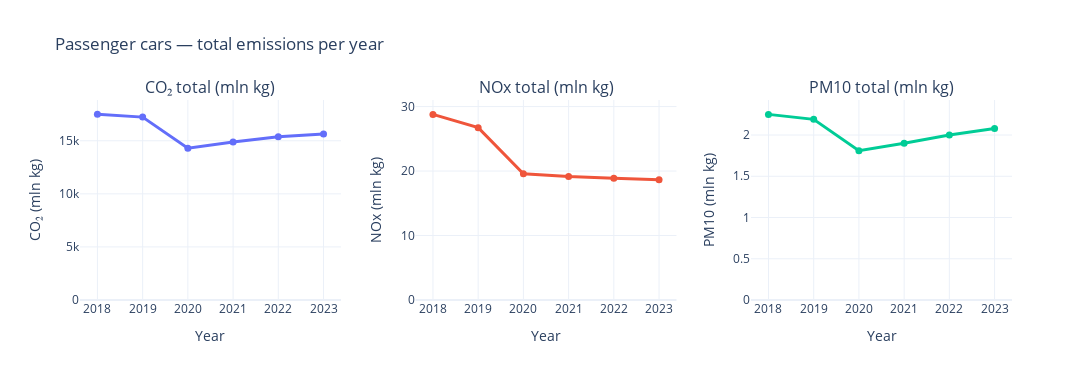
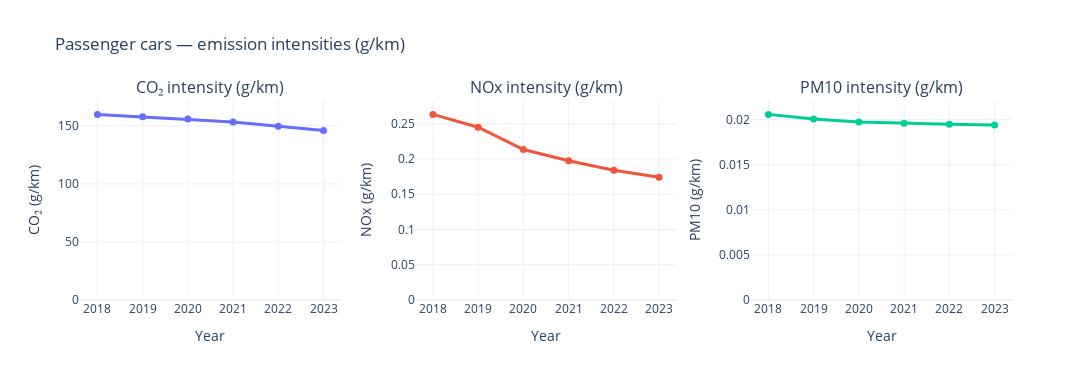

Write notebook code for charts like these, in order.
### Code cell
# =====================================================
# Sub-question 1: How do CO₂, NOx, and PM10 totals and intensities (g/km) for passenger cars evolve over 2018–2023?  
# =====================================================

# Finds the first column name in the DataFrame that starts with the given string
def find_col(df, startswith):
    for c in df.columns:
        if str(c).startswith(startswith):
            return c
    return None 

# Read the emissions and kilometers CSVs
df_e = pd.read_csv(path_emissies, sep=';', encoding='utf-8-sig', quotechar='"', decimal=',')
df_km = pd.read_csv(path_km,       sep=';', encoding='utf-8-sig', quotechar='"', decimal=',')


# Identifies the relevant emission columns
co2_col  = find_col(df_e, "Emissies/Kooldioxide (CO2)")
nox_col  = find_col(df_e, "Emissies/Stikstofoxiden (NOx)")
pm10_col = find_col(df_e, "Emissies/PM10 Totaal")

# Keeps only passenger cars ("Personenauto's") and extracts the year from the 'Perioden' column
d_e = df_e[df_e['Voertuigtype'] == "Personenauto's"].copy()
d_e['Jaar'] = d_e['Perioden'].astype(str).str.extract(r'(\d{4})').astype(int)

# Limit to the years 2018–2023
d_e = d_e[(d_e['Jaar'] >= 2018) & (d_e['Jaar'] <= 2023)]


d_e = d_e[['Jaar', co2_col, nox_col, pm10_col]].rename(columns={
    co2_col:  'CO2_mlnkg',
    nox_col:  'NOx_mlnkg',
    pm10_col: 'PM10_mlnkg'
}).sort_values('Jaar')

km_total_col = find_col(df_km, "Kilometers in Nederland/Totaal kilometers in Nederland")

# Keeps only passenger cars and extracts year
d_km = df_km[df_km['Voertuigtypes'] == 'Personenauto'].copy()
d_km['Jaar'] = d_km['Perioden'].astype(str).str.extract(r'(\d{4})').astype(int)

# Keeps year and total kilometers, renames for clarity
d_km = d_km[['Jaar', km_total_col]].rename(columns={km_total_col: 'km_mln'}).sort_values('Jaar')

# Merges emissions and kilometers on year
df = d_e.merge(d_km, on='Jaar', how='inner')

# Calculates emission intensities in grams per kilometer
df['CO2_g_per_km']  = (df['CO2_mlnkg']  * 1000) / df['km_mln']
df['NOx_g_per_km']  = (df['NOx_mlnkg']  * 1000) / df['km_mln']
df['PM10_g_per_km'] = (df['PM10_mlnkg'] * 1000) / df['km_mln']

# Displays summary table
print("\nTable: kilometers (mln km), totals (mln kg), and intensities (g/km)")
print(df[['Jaar', 'km_mln', 'CO2_mlnkg', 'NOx_mlnkg', 'PM10_mlnkg',
          'CO2_g_per_km', 'NOx_g_per_km', 'PM10_g_per_km']].to_string(index=False))

# Generates three side-by-side line plots for given y-variables
def three_line_subplots(dataframe, x_col, y_cols, titles, ylabels, main_title):
    x_vals = dataframe[x_col].astype(str)
    fig = make_subplots(rows=1, cols=3, subplot_titles=titles, horizontal_spacing=0.08)
    for i, (y, ylabel) in enumerate(zip(y_cols, ylabels), start=1):
        fig.add_trace(
            go.Scatter(
                x=x_vals, y=dataframe[y],
                mode="lines+markers",
                marker=dict(size=7),
                line=dict(width=3),
                hovertemplate="Jaar: %{x}<br>" + f"{ylabel}: " + "%{y:.3f}<extra></extra>"
            ),
            row=1, col=i
        )
        fig.update_xaxes(title_text="Year", row=1, col=i)
        fig.update_yaxes(title_text=ylabel, rangemode="tozero", row=1, col=i)
    fig.update_layout(template="plotly_white", showlegend=False,
                      height=380, width=1100, title_text=main_title)
    return fig


# Plot total emissions
fig_totals = three_line_subplots(
    df, 'Jaar',
    y_cols=['CO2_mlnkg', 'NOx_mlnkg', 'PM10_mlnkg'],
    titles=['CO₂ total (mln kg)', 'NOx total (mln kg)', 'PM10 total (mln kg)'],
    ylabels=['CO₂ (mln kg)', 'NOx (mln kg)', 'PM10 (mln kg)'],
    main_title='Passenger cars — total emissions per year'
)
fig_totals.show()


# Plot emission intensities
fig_intensity = three_line_subplots(
    df, 'Jaar',
    y_cols=['CO2_g_per_km', 'NOx_g_per_km', 'PM10_g_per_km'],
    titles=['CO₂ intensity (g/km)', 'NOx intensity (g/km)', 'PM10 intensity (g/km)'],
    ylabels=['CO₂ (g/km)', 'NOx (g/km)', 'PM10 (g/km)'],
    main_title='Passenger cars — emission intensities (g/km)'
)
fig_intensity.show()

### Figure 1 — Plotly figure (JSON) as saved in the notebook; plotly's stock layout.template omitted (floating-point values rounded to 4 significant figures)
{"data": [{"hovertemplate": "Jaar: %{x}<br>CO₂ (mln kg): %{y:.3f}<extra></extra>", "line": {"width": 3}, "marker": {"size": 7}, "mode": "lines+markers", "type": "scatter", "x": ["2018", "2019", "2020", "2021", "2022", "2023"], "xaxis": "x", "y": [17487, 17230, 14302, 14874, 15374, 15638], "yaxis": "y"}, {"hovertemplate": "Jaar: %{x}<br>NOx (mln kg): %{y:.3f}<extra></extra>", "line": {"width": 3}, "marker": {"size": 7}, "mode": "lines+markers", "type": "scatter", "x": ["2018", "2019", "2020", "2021", "2022", "2023"], "xaxis": "x2", "y": [28.79, 26.73, 19.58, 19.15, 18.9, 18.66], "yaxis": "y2"}, {"hovertemplate": "Jaar: %{x}<br>PM10 (mln kg): %{y:.3f}<extra></extra>", "line": {"width": 3}, "marker": {"size": 7}, "mode": "lines+markers", "type": "scatter", "x": ["2018", "2019", "2020", "2021", "2022", "2023"], "xaxis": "x3", "y": [2.25, 2.19, 1.81, 1.9, 2.0, 2.08], "yaxis": "y3"}], "layout": {"annotations": [{"font": {"size": 16}, "showarrow": false, "text": "CO₂ total (mln kg)", "x": 0.14, "xanchor": "center", "xref": "paper", "y": 1, "yanchor": "bottom", "yref": "paper"}, {"font": {"size": 16}, "showarrow": false, "text": "NOx total (mln kg)", "x": 0.5, "xanchor": "center", "xref": "paper", "y": 1, "yanchor": "bottom", "yref": "paper"}, {"font": {"size": 16}, "showarrow": false, "text": "PM10 total (mln kg)", "x": 0.86, "xanchor": "center", "xref": "paper", "y": 1, "yanchor": "bottom", "yref": "paper"}], "height": 380, "showlegend": false, "title": {"text": "Passenger cars — total emissions per year"}, "width": 1100, "xaxis": {"anchor": "y", "domain": [0, 0.28], "title": {"text": "Year"}}, "xaxis2": {"anchor": "y2", "domain": [0.36, 0.64], "title": {"text": "Year"}}, "xaxis3": {"anchor": "y3", "domain": [0.72, 1], "title": {"text": "Year"}}, "yaxis": {"anchor": "x", "domain": [0, 1], "rangemode": "tozero", "title": {"text": "CO₂ (mln kg)"}}, "yaxis2": {"anchor": "x2", "domain": [0, 1], "rangemode": "tozero", "title": {"text": "NOx (mln kg)"}}, "yaxis3": {"anchor": "x3", "domain": [0, 1], "rangemode": "tozero", "title": {"text": "PM10 (mln kg)"}}}}

### Figure 2 — Plotly figure (JSON) as saved in the notebook; plotly's stock layout.template omitted (floating-point values rounded to 4 significant figures)
{"data": [{"hovertemplate": "Jaar: %{x}<br>CO₂ (g/km): %{y:.3f}<extra></extra>", "line": {"width": 3}, "marker": {"size": 7}, "mode": "lines+markers", "type": "scatter", "x": ["2018", "2019", "2020", "2021", "2022", "2023"], "xaxis": "x", "y": [159.9, 157.9, 155.9, 153.4, 149.7, 146.0], "yaxis": "y"}, {"hovertemplate": "Jaar: %{x}<br>NOx (g/km): %{y:.3f}<extra></extra>", "line": {"width": 3}, "marker": {"size": 7}, "mode": "lines+markers", "type": "scatter", "x": ["2018", "2019", "2020", "2021", "2022", "2023"], "xaxis": "x2", "y": [0.2633, 0.245, 0.2135, 0.1974, 0.1841, 0.1742], "yaxis": "y2"}, {"hovertemplate": "Jaar: %{x}<br>PM10 (g/km): %{y:.3f}<extra></extra>", "line": {"width": 3}, "marker": {"size": 7}, "mode": "lines+markers", "type": "scatter", "x": ["2018", "2019", "2020", "2021", "2022", "2023"], "xaxis": "x3", "y": [0.02058, 0.02008, 0.01973, 0.01959, 0.01948, 0.01941], "yaxis": "y3"}], "layout": {"annotations": [{"font": {"size": 16}, "showarrow": false, "text": "CO₂ intensity (g/km)", "x": 0.14, "xanchor": "center", "xref": "paper", "y": 1, "yanchor": "bottom", "yref": "paper"}, {"font": {"size": 16}, "showarrow": false, "text": "NOx intensity (g/km)", "x": 0.5, "xanchor": "center", "xref": "paper", "y": 1, "yanchor": "bottom", "yref": "paper"}, {"font": {"size": 16}, "showarrow": false, "text": "PM10 intensity (g/km)", "x": 0.86, "xanchor": "center", "xref": "paper", "y": 1, "yanchor": "bottom", "yref": "paper"}], "height": 380, "showlegend": false, "title": {"text": "Passenger cars — emission intensities (g/km)"}, "width": 1100, "xaxis": {"anchor": "y", "domain": [0, 0.28], "title": {"text": "Year"}}, "xaxis2": {"anchor": "y2", "domain": [0.36, 0.64], "title": {"text": "Year"}}, "xaxis3": {"anchor": "y3", "domain": [0.72, 1], "title": {"text": "Year"}}, "yaxis": {"anchor": "x", "domain": [0, 1], "rangemode": "tozero", "title": {"text": "CO₂ (g/km)"}}, "yaxis2": {"anchor": "x2", "domain": [0, 1], "rangemode": "tozero", "title": {"text": "NOx (g/km)"}}, "yaxis3": {"anchor": "x3", "domain": [0, 1], "rangemode": "tozero", "title": {"text": "PM10 (g/km)"}}}}
